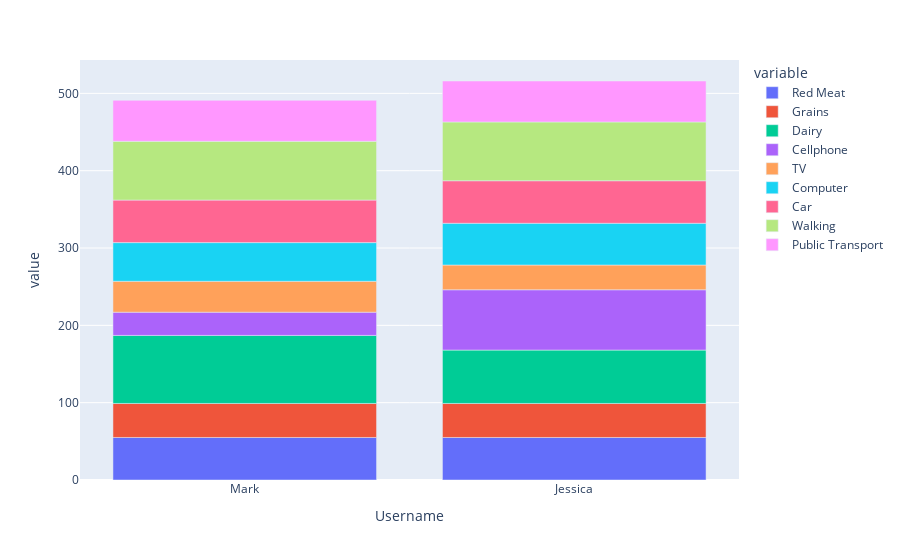

Source (notebook cell):
### Code cell
fig2 = px.bar(df, x="Username", y=['Red Meat', 'Grains', 'Dairy', 'Cellphone', 'TV', 'Computer', 'Car', 'Walking', 'Public Transport'])
fig2.show()

### Figure 1 — Plotly figure (JSON) as saved in the notebook; plotly's stock layout.template omitted (floating-point values rounded to 4 significant figures)
{"data": [{"alignmentgroup": "True", "hovertemplate": "variable=Red Meat<br>Username=%{x}<br>value=%{y}<extra></extra>", "legendgroup": "Red Meat", "marker": {"color": "#636efa", "pattern": {"shape": ""}}, "name": "Red Meat", "offsetgroup": "Red Meat", "orientation": "v", "showlegend": true, "textposition": "auto", "type": "bar", "x": ["Mark", "Jessica"], "xaxis": "x", "y": [55, 55], "yaxis": "y"}, {"alignmentgroup": "True", "hovertemplate": "variable=Grains<br>Username=%{x}<br>value=%{y}<extra></extra>", "legendgroup": "Grains", "marker": {"color": "#EF553B", "pattern": {"shape": ""}}, "name": "Grains", "offsetgroup": "Grains", "orientation": "v", "showlegend": true, "textposition": "auto", "type": "bar", "x": ["Mark", "Jessica"], "xaxis": "x", "y": [44, 44], "yaxis": "y"}, {"alignmentgroup": "True", "hovertemplate": "variable=Dairy<br>Username=%{x}<br>value=%{y}<extra></extra>", "legendgroup": "Dairy", "marker": {"color": "#00cc96", "pattern": {"shape": ""}}, "name": "Dairy", "offsetgroup": "Dairy", "orientation": "v", "showlegend": true, "textposition": "auto", "type": "bar", "x": ["Mark", "Jessica"], "xaxis": "x", "y": [88, 69], "yaxis": "y"}, {"alignmentgroup": "True", "hovertemplate": "variable=Cellphone<br>Username=%{x}<br>value=%{y}<extra></extra>", "legendgroup": "Cellphone", "marker": {"color": "#ab63fa", "pattern": {"shape": ""}}, "name": "Cellphone", "offsetgroup": "Cellphone", "orientation": "v", "showlegend": true, "textposition": "auto", "type": "bar", "x": ["Mark", "Jessica"], "xaxis": "x", "y": [30, 78], "yaxis": "y"}, {"alignmentgroup": "True", "hovertemplate": "variable=TV<br>Username=%{x}<br>value=%{y}<extra></extra>", "legendgroup": "TV", "marker": {"color": "#FFA15A", "pattern": {"shape": ""}}, "name": "TV", "offsetgroup": "TV", "orientation": "v", "showlegend": true, "textposition": "auto", "type": "bar", "x": ["Mark", "Jessica"], "xaxis": "x", "y": [40, 32], "yaxis": "y"}, {"alignmentgroup": "True", "hovertemplate": "variable=Computer<br>Username=%{x}<br>value=%{y}<extra></extra>", "legendgroup": "Computer", "marker": {"color": "#19d3f3", "pattern": {"shape": ""}}, "name": "Computer", "offsetgroup": "Computer", "orientation": "v", "showlegend": true, "textposition": "auto", "type": "bar", "x": ["Mark", "Jessica"], "xaxis": "x", "y": [50, 54], "yaxis": "y"}, {"alignmentgroup": "True", "hovertemplate": "variable=Car<br>Username=%{x}<br>value=%{y}<extra></extra>", "legendgroup": "Car", "marker": {"color": "#FF6692", "pattern": {"shape": ""}}, "name": "Car", "offsetgroup": "Car", "orientation": "v", "showlegend": true, "textposition": "auto", "type": "bar", "x": ["Mark", "Jessica"], "xaxis": "x", "y": [55, 55], "yaxis": "y"}, {"alignmentgroup": "True", "hovertemplate": "variable=Walking<br>Username=%{x}<br>value=%{y}<extra></extra>", "legendgroup": "Walking", "marker": {"color": "#B6E880", "pattern": {"shape": ""}}, "name": "Walking", "offsetgroup": "Walking", "orientation": "v", "showlegend": true, "textposition": "auto", "type": "bar", "x": ["Mark", "Jessica"], "xaxis": "x", "y": [76, 76], "yaxis": "y"}, {"alignmentgroup": "True", "hovertemplate": "variable=Public Transport<br>Username=%{x}<br>value=%{y}<extra></extra>", "legendgroup": "Public Transport", "marker": {"color": "#FF97FF", "pattern": {"shape": ""}}, "name": "Public Transport", "offsetgroup": "Public Transport", "orientation": "v", "showlegend": true, "textposition": "auto", "type": "bar", "x": ["Mark", "Jessica"], "xaxis": "x", "y": [53, 53], "yaxis": "y"}], "layout": {"barmode": "relative", "legend": {"title": {"text": "variable"}, "tracegroupgap": 0}, "margin": {"t": 60}, "xaxis": {"anchor": "y", "domain": [0, 1], "title": {"text": "Username"}}, "yaxis": {"anchor": "x", "domain": [0, 1], "title": {"text": "value"}}}}
